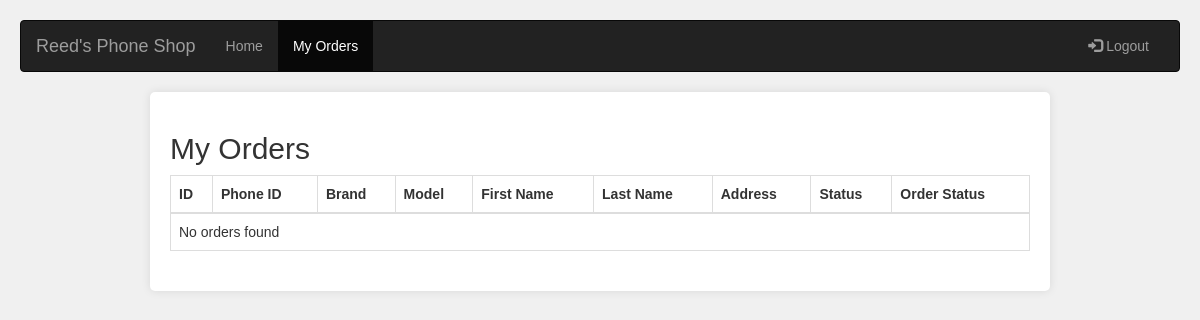
The app's page /customer/order.php (signed in), older data.
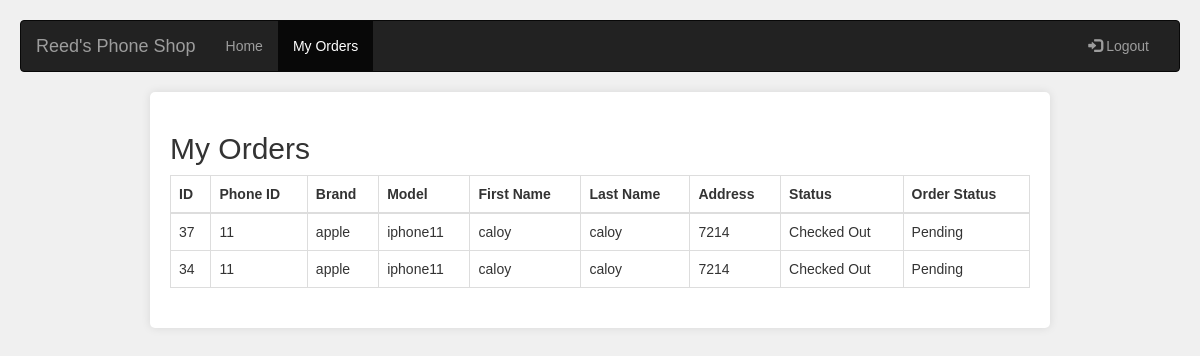
The same page, newer data.
### tables this page shows
CREATE TABLE `checkout` (
  `id` int(11) NOT NULL,
  `phone_id` int(11) NOT NULL,
  `brand` varchar(100) NOT NULL,
  `model` varchar(255) NOT NULL,
  `customer_id` varchar(50) NOT NULL,
  `fname` varchar(50) NOT NULL,
  `lname` varchar(50) NOT NULL,
  `address` varchar(50) NOT NULL,
  `status` varchar(50) NOT NULL,
  `order_status` varchar(50) NOT NULL
);

### customer/order.php (the view, shortened to what this page needs)
<?php
include 'config.php';
if (isset($_SESSION['user_id'])) {
  $userId = $_SESSION['user_id'];
}
?>
<!DOCTYPE html>
<html lang="en">
<head>
  <link rel="stylesheet" href="https://maxcdn.bootstrapcdn.com/bootstrap/3.4.1/css/bootstrap.min.css">
</head>
<body>
  <nav class="navbar navbar-inverse">
    <div class="container-fluid">
      <div class="navbar-header">
        <a class="navbar-brand" href="home.php">Reed's Phone Shop</a>
      </div>
      <div class="collapse navbar-collapse" id="myNavbar">
        <ul class="nav navbar-nav">
          <li><a href="home.php">Home</a></li>
          <li class="active"><a href="order.php">My Orders</a></li>
        </ul>
        <ul class="nav navbar-nav navbar-right">
          <li><a href="../logout.php"><span class="glyphicon glyphicon-log-in"></span> Logout</a></li>
        </ul>
      </div>
    </div>
  </nav>
  <div class="container">
    <h2>My Orders</h2>
    <table class="table table-bordered">
      <thead>
        <tr>
          <th>ID</th>
          <th>Phone ID</th>
          <th>Brand</th>
          <th>Model</th>
          <th>First Name</th>
          <th>Last Name</th>
          <th>Address</th>
          <th>Status</th>
          <th>Order Status</th>
        </tr>
      </thead>
      <tbody>
        <?php
        $orderSql = "SELECT * FROM checkout WHERE customer_id='$userId' ORDER BY id DESC";
        $orderResult = mysqli_query($conn, $orderSql);
        if (mysqli_num_rows($orderResult) > 0) {
          while ($row = mysqli_fetch_assoc($orderResult)) {
            echo "<tr>";
            echo "<td>" . $row['id'] . "</td>";
            echo "<td>" . $row['phone_id'] . "</td>";
            echo "<td>" . $row['brand'] . "</td>";
            echo "<td>" . $row['model'] . "</td>";
            echo "<td>" . $row['fname'] . "</td>";
            echo "<td>" . $row['lname'] . "</td>";
            echo "<td>" . $row['address'] . "</td>";
            echo "<td>" . $row['status'] . "</td>";
            echo "<td>";
            if ($row['status'] == 'Cart' && $row['order_status'] == 'Pending') {
              echo '<button class="btn btn-info checkout-button" data-orderid="' . $row['id'] . '">Checkout Item</button>';
              echo '<button class="btn btn-danger cancel-button" data-orderid="' . $row['id'] . '">Cancel Order</button>';
            } else if ($row['status'] == 'En Route' && $row['order_status'] == 'Pending') {
              echo '<button class="btn btn-success receive-button" data-orderid="' . $row['id'] . '">Receive Item</button>';
            } else {
              echo $row['order_status'];
            }
            echo "</td>";
            echo "</tr>";
          }
        } else {
          echo "<tr><td colspan='9'>No orders found</td></tr>";
        }
        ?>
      </tbody>
    </table>
  </div>
</body>
</html>

Row changes from the older to the newer data that the page shows:
added checkout: id "37", phone "11", brand "apple", model "iphone11", fname "caloy", lname "caloy", address "7214", status "Checked Out", order_status "Pending"
added checkout: id "34", phone "11", brand "apple", model "iphone11", fname "caloy", lname "caloy", address "7214", status "Checked Out", order_status "Pending"
Text that changed along with them:
text no longer shown: "No orders found"
